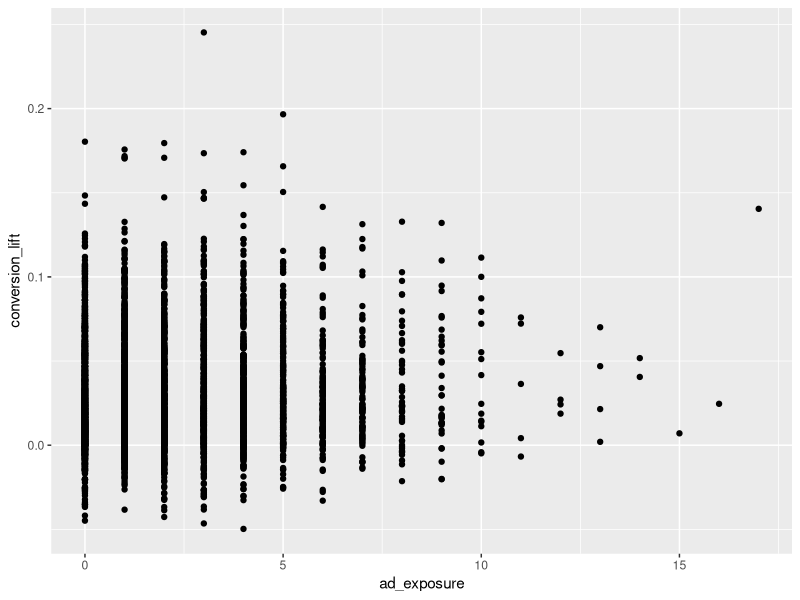
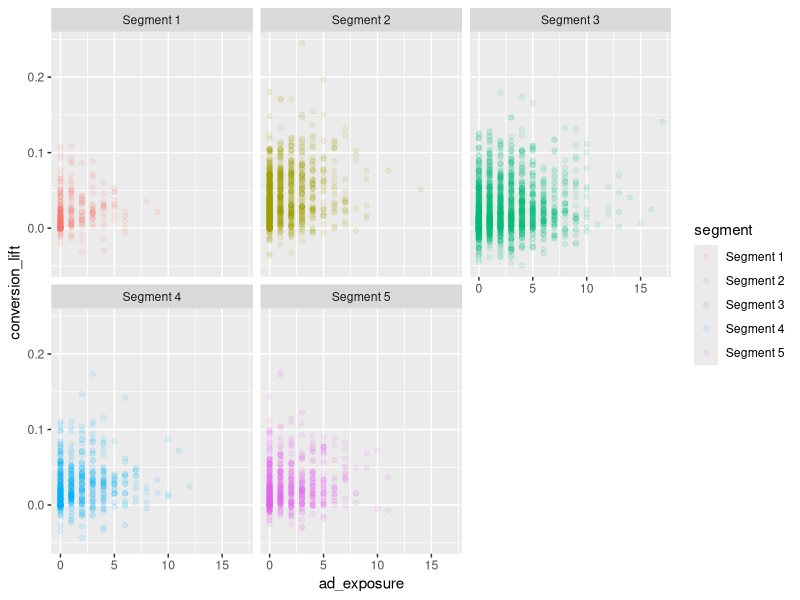
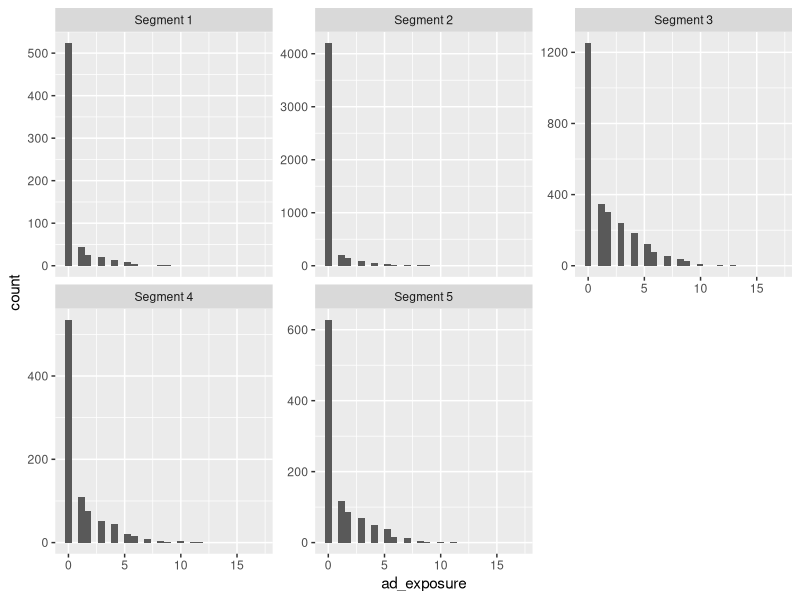
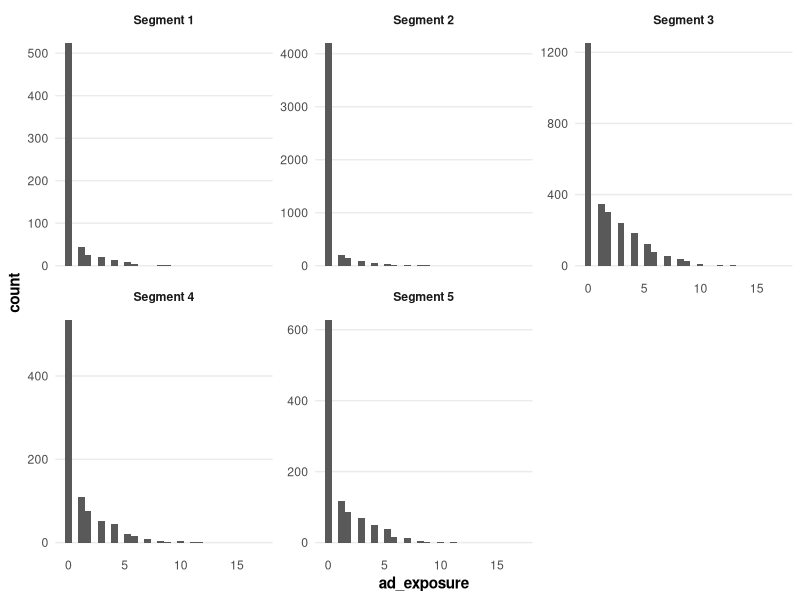
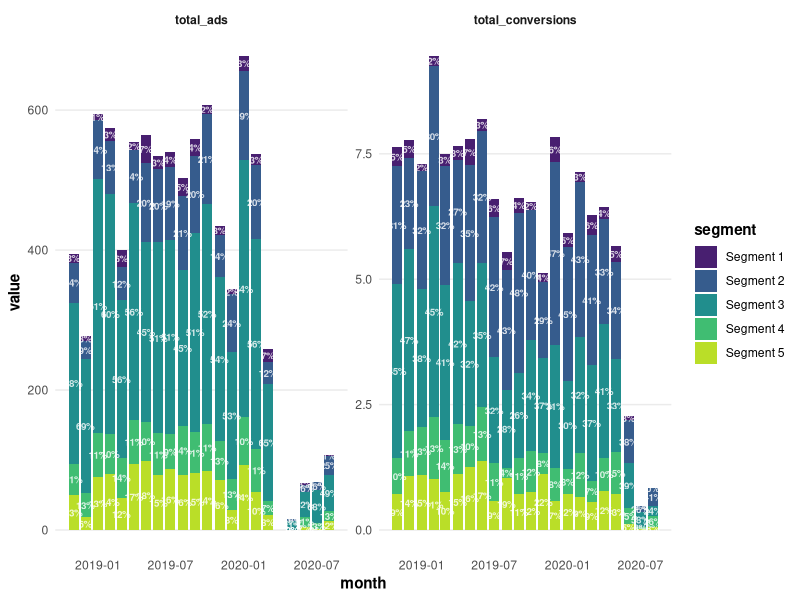
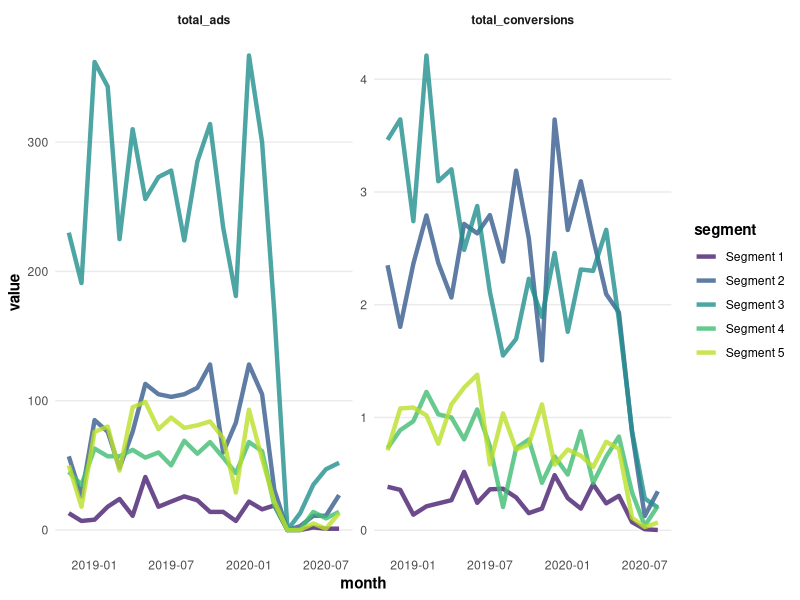
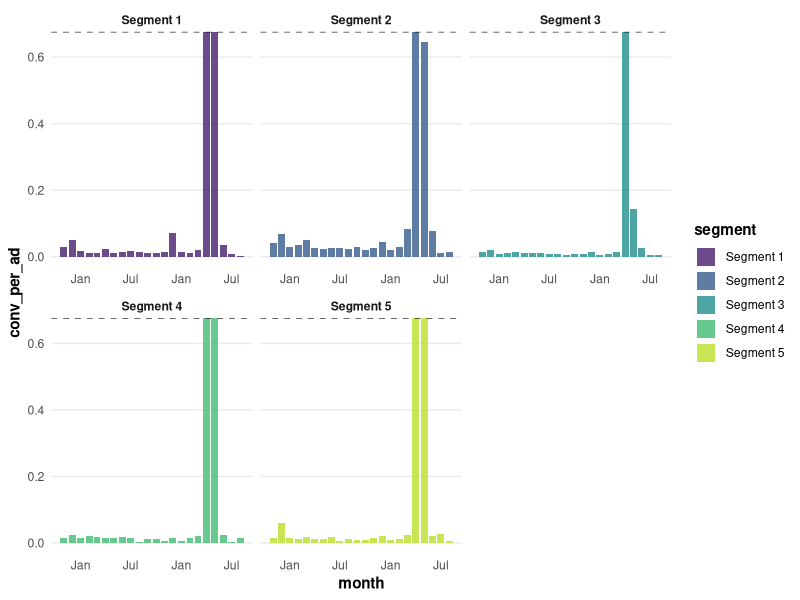
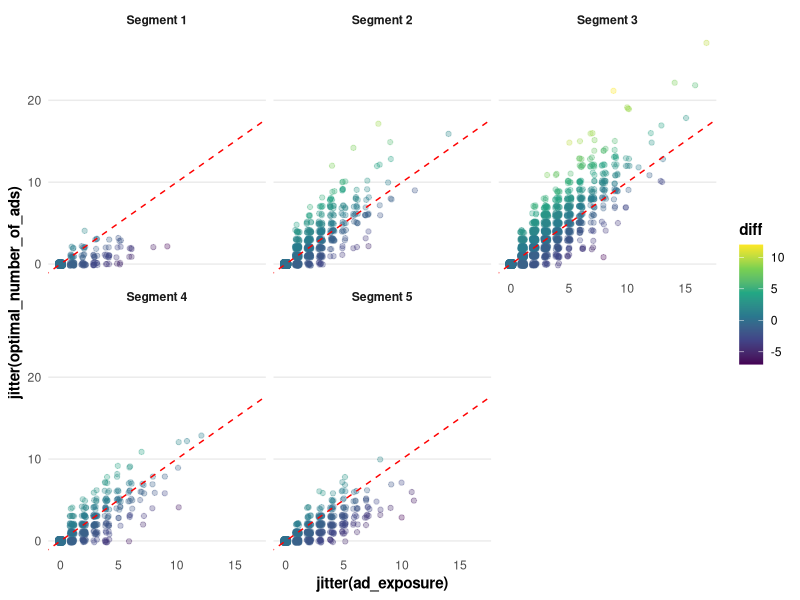

Here is the R script that generated these plots, in order:
## ---- chunk 1
# library(readr)
# library(dplyr)
# library(tidyr)
# library(ggplot2)
library(tidyverse)

## ---- chunk 2
conversion <- read_csv("data/conversion.csv")

head(conversion)
## ---- chunk 3

p <- ggplot(data = conversion)

p + 
  geom_point(mapping = aes(x = ad_exposure, y = conversion_lift))

## ---- chunk 4
p + 
  geom_point(mapping = aes(x = ad_exposure, y = conversion_lift, color = segment), alpha = 0.1) + 
  facet_wrap(~segment)
## ---- chunk 5
p + 
  geom_histogram(aes(x = ad_exposure)) + 
  facet_wrap(~segment, scales = "free_y")
## ---- chunk 6
my_theme <- 
  theme_bw() + 
  theme(
    plot.title = ggplot2::element_text(face = "bold"), 
    axis.title = ggplot2::element_text(face = "bold"), 
    plot.caption = ggplot2::element_text(face = "italic"), 
    strip.background = ggplot2::element_blank(), 
    strip.text = ggplot2::element_text(face = "bold"), 
    panel.border = ggplot2::element_blank(), 
    axis.ticks = ggplot2::element_blank(), 
    panel.grid.minor.x = ggplot2::element_blank(), 
    panel.grid.major.x = ggplot2::element_blank(), 
    panel.grid.minor.y = ggplot2::element_blank(), 
    legend.title = ggplot2::element_text(face = "bold")
  )

p + 
  geom_histogram(aes(x = ad_exposure)) + 
  facet_wrap(~segment, scales = "free_y") + 
  my_theme
## ---- chunk 7
segment_over_time <- 
  conversion %>%
  group_by(month, segment) %>% 
  summarize(
    total_conversions = sum(conversion_lift), 
    total_ads = sum(ad_exposure)
  )

segment_over_time %>% 
  pivot_longer(cols = total_conversions:total_ads, names_to = "metric", values_to = "value") %>%
  group_by(month, metric) %>% 
  arrange(desc(segment)) %>% 
  mutate(
    pct = value / sum(value),
    label_pct = scales::percent(pct, accuracy = 1),
    label_y = cumsum(value) - (value / 2)
  ) %>% 
  ggplot(aes(x = month, y = value, fill = segment)) +
  geom_bar(stat = "identity") + 
  geom_text(aes(y = label_y, label = scales::percent(pct, accuracy = 1)), color = "#FFFFFF", alpha = 0.8, fontface = "bold", size = 2.5) + 
  scale_fill_manual(values = viridis::viridis(50)[seq(5, 50, by = 10)]) + 
  facet_wrap(~metric, scales = "free_y") + 
  my_theme


## ---- chunk 8
segment_over_time %>% 
  pivot_longer(cols = total_conversions:total_ads, names_to = "metric", values_to = "value") %>%
  ggplot(aes(x = month, y = value, color = segment)) +
  geom_line(size = 1.5, alpha = 0.8) + 
  scale_color_manual(values = viridis::viridis(50)[seq(5, 50, by = 10)]) + 
  facet_wrap(~metric, scales = "free_y") + 
  my_theme
## ---- chunk 9
segment_over_time %>% 
  group_by(segment) %>% 
  mutate(
    conv_per_ad = total_conversions / total_ads,
    avg_conv_per_ad = ifelse(month == as.Date("2019-01-01"), mean(conv_per_ad), NA)
  ) %>% 
  # pivot_longer(cols = total_conversions:total_ads, names_to = "metric", values_to = "value") %>%
  ggplot(aes(x = month, y = conv_per_ad, fill = segment)) +
  geom_bar(stat = "identity", size = 1.5, alpha = 0.8) + 
  geom_hline(aes(yintercept = avg_conv_per_ad), linetype = "dashed", alpha = 0.8) + 
  scale_fill_manual(values = viridis::viridis(50)[seq(5, 50, by = 10)]) + 
  scale_x_date(date_labels = "%b") + 
  facet_wrap(~segment, scales = "free_x") +
  my_theme
## ---- chunk 10
conversion %>% 
  mutate(
    diff = optimal_number_of_ads - ad_exposure
  ) %>% 
  ggplot(aes(x = jitter(ad_exposure), y = jitter(optimal_number_of_ads), color = diff)) + 
  geom_point(alpha = 0.3) + 
  geom_abline(intercept = 0, slope = 1, linetype = "dashed", color = "red") + 
  facet_wrap(~segment) + 
  scale_color_viridis_c() + 
  my_theme
## ---- chunk 11
conversion_summary <- 
  conversion %>% 
  mutate(
    diff = optimal_number_of_ads - ad_exposure
  ) %>% 
  group_by(segment) %>% 
  summarize(
    across(c(ad_exposure, optimal_number_of_ads, diff), sum), 
    n_customers = n_distinct(customer_id)
  ) %>% 
  ungroup() %>%
  mutate(
    avg_ads_per_cust = ad_exposure / n_customers, 
    opt_ads_per_cust = optimal_number_of_ads / n_customers
  )

conversion_summary

## ---- chunk 12
final_plot <- 
  conversion_summary %>%
  pivot_longer(cols = avg_ads_per_cust:opt_ads_per_cust) %>%
  mutate(
    diff_label = case_when(
      name == "opt_ads_per_cust" & diff > 0 ~ paste0("+", diff), 
      name == "opt_ads_per_cust" & diff < 0 ~ paste0(diff)
    ), 
    diff_sign = ifelse(diff > 0, "positive", "negative")
  ) %>%
  ggplot(aes(x = segment, y = value, fill = segment, alpha = name)) + 
  geom_bar(stat = "identity", position = "dodge") + 
  scale_fill_manual(values = viridis::viridis(50)[seq(5, 50, by = 10)], labels = paste0("Seg. ", 1:5)) + 
  scale_alpha_manual(values = c(0.6, 0.9), labels = c("2019 Average", "Optimal")) + 
  scale_color_manual(values = c("#FE5748", "#83C355")) + 
  guides(color = FALSE, fill = FALSE) + 
  my_theme + 
  theme(
    legend.position = "top"
  ) + 
  labs(x = "", y = "Ads per Customer", alpha = "", 
       title = "How many ads should our customers receive to maximize profit?")
  
final_plot

## ---- chunk 13
net_change_in_ads <- sum(conversion_summary$diff)

final_plot + 
  geom_text(aes(label = diff_label, color = diff_sign), fontface = "bold", vjust = -0.2, position = position_dodge(width = 0.9), show.legend = FALSE) + 
  geom_text(aes(label = scales::number(value, accuracy = 0.1)), position = position_dodge(width = 0.9), fontface = "bold", color = "#FFFFFF", vjust = 1.3, show.legend = FALSE) + 
  annotate("text", x = "Segment 4", y = 2.3, size = 3, hjust = 0,
           label = paste0("We can maximize profit with a net\nincrease of +", net_change_in_ads, " ads reallocated\nacross our existing customer base.")) + 
  labs(subtitle = "Number above bar represents the total ads needed to get to optimal.")
